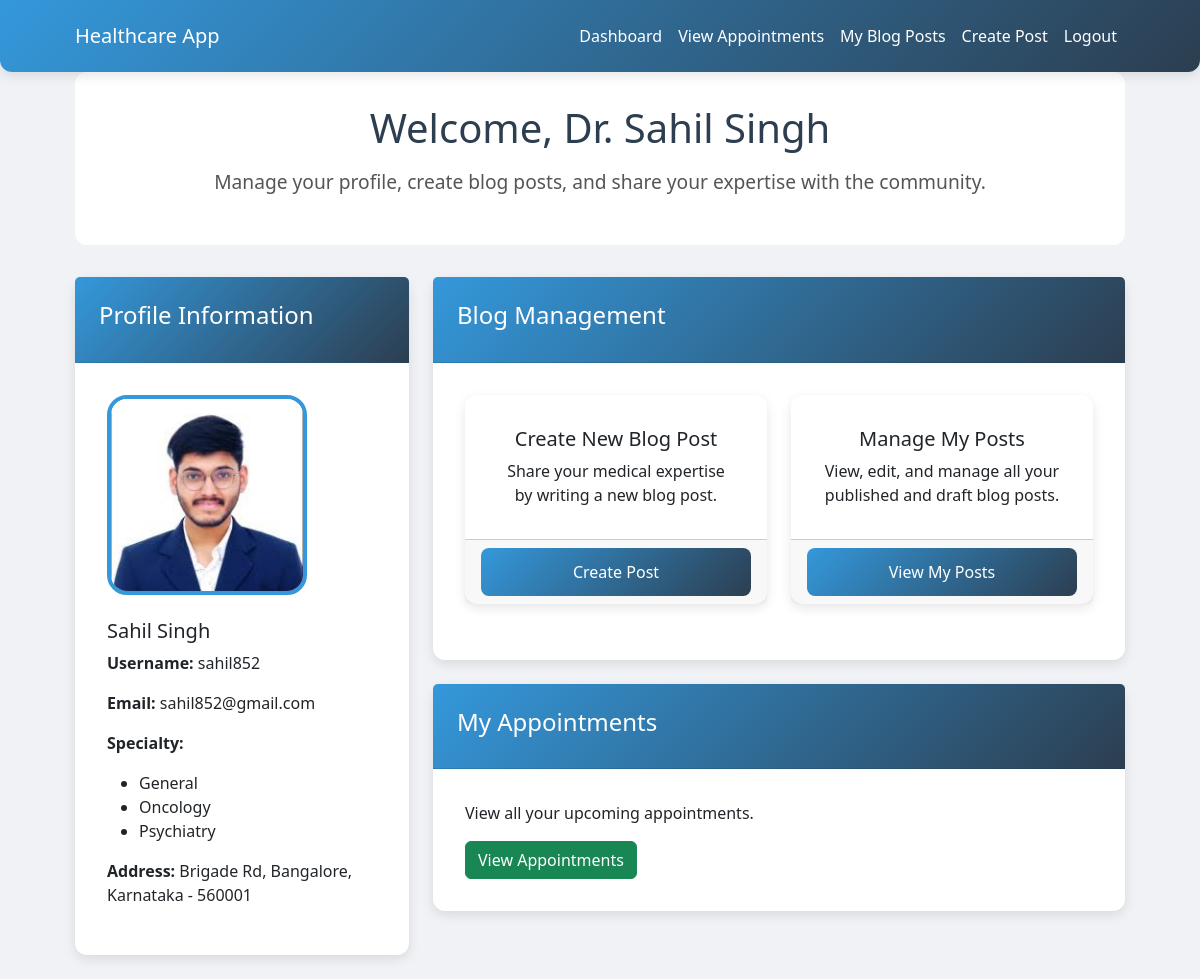
The page /doctor-dashboard/ (signed in) on the database its author committed.
### users/models.py (models this page shows, shortened)
class CustomUser(AbstractUser):
    USER_TYPE_CHOICES = (
        ('patient', 'Patient'),
        ('doctor', 'Doctor'),
    )
    user_type = models.CharField(max_length=10, choices=USER_TYPE_CHOICES)
    profile_picture = models.ImageField(upload_to='profile_pics/', null=True, blank=True)
    address_line1 = models.CharField(max_length=100)
    city = models.CharField(max_length=50)
    state = models.CharField(max_length=50)
    pincode = models.CharField(max_length=10)
    specialties = models.ManyToManyField(Specialty, blank=True)  # Many-to-many relationship
    def is_doctor_without_specialty(self):
        return self.user_type == 'doctor' and not self.specialties.exists()

class Specialty(models.Model):
    name = models.CharField(max_length=100, unique=True)

### users/views.py (the view)
# urls.py: path('doctor-dashboard/', views.doctor_dashboard, name='doctor_dashboard'),
@login_required
def doctor_dashboard(request):
    if request.user.user_type != 'doctor' or request.user.is_doctor_without_specialty():
        return redirect('login_redirect')
    return render(request, 'users/doctor_dashboard.html')

### users/templates/users/doctor_dashboard.html (shortened to what this page needs)
{% extends 'users/base.html' %}
{% block content %}
    <div class="welcome-section">
        <h1>Welcome, Dr. {{ user.get_full_name }}</h1>
        <p>Manage your profile, create blog posts, and share your expertise with the community.</p>
    </div>
    <div class="row">
        <div class="col-md-4">
            <div class="card mb-4">
                <div class="card-header">
                    <h4>Profile Information</h4>
                </div>
                <div class="card-body">
                    {% if user.profile_picture %}
                        <img src="{{ user.profile_picture.url }}" class="profile-picture">
                    {% endif %}
                    <h5>{{ user.get_full_name }}</h5>
                    <p><strong>Username:</strong> {{ user.username }}</p>
                    <p><strong>Email:</strong> {{ user.email }}</p>
                    <p><strong>Specialty:</strong>
                        {% if user.specialties.all %}
                            <ul>
                                {% for specialty in user.specialties.all %}
                                    <li>{{ specialty.name }}</li>
                                {% endfor %}
                            </ul>
                        {% else %}
                            No specialties selected.
                        {% endif %}
                    </p>
                    <p><strong>Address:</strong> {{ user.address_line1 }}, {{ user.city }}, {{ user.state }} - {{ user.pincode }}</p>
                </div>
            </div>
        </div>
        <div class="col-md-8">
            <div class="card">
                <div class="card-header">
                    <h4>Blog Management</h4>
                </div>
                <div class="card-body">
                    <div class="row">
                        <div class="col-md-6 mb-4">
                            <div class="card h-100">
                                <div class="card-body text-center">
                                    <h5 class="card-title">Create New Blog Post</h5>
                                    <p class="card-text">Share your medical expertise by writing a new blog post.</p>
                                </div>
                                <div class="card-footer text-center">
                                    <a href="{% url 'create_blog_post' %}" class="btn btn-primary">Create Post</a>
                                </div>
                            </div>
                        </div>
                        <div class="col-md-6 mb-4">
                            <div class="card h-100">
                                <div class="card-body text-center">
                                    <h5 class="card-title">Manage My Posts</h5>
                                    <p class="card-text">View, edit, and manage all your published and draft blog posts.</p>
                                </div>
                                <div class="card-footer text-center">
                                    <a href="{% url 'my_blog_posts' %}" class="btn btn-primary">View My Posts</a>
                                </div>
                            </div>
                        </div>
                    </div>
                </div>
            </div>
            <div class="card mt-4">
                <div class="card-header">
                    <h4>My Appointments</h4>
                </div>
                <div class="card-body">
                    <p>View all your upcoming appointments.</p>
                    <a href="{% url 'doctor_appointments' %}" class="btn btn-success">View Appointments</a>
                </div>
            </div>
        </div>
    </div>
{% endblock %}

### users/templates/users/base.html (style rules this page uses)
* { margin: 0; padding: 0; box-sizing: border-box; font-family: 'Segoe UI', Tahoma, Geneva, Verdana, sans-serif; }
body { background-color: #f0f2f5; min-height: 100vh; }
html { scrollbar-width: none; -ms-overflow-style: none; }
.card { border: none; border-radius: 12px; box-shadow: 0 4px 12px rgba(0, 0, 0, 0.1); transition: transform 0.3s ease, box-shadow 0.3s ease; }
.card-header { background: linear-gradient(135deg, #3498db, #2c3e50); color: white; border-radius: 12px 12px 0 0; padding: 1.5rem; }
.card-body { padding: 2rem; }
.btn-primary { background: linear-gradient(135deg, #3498db, #2c3e50); border: none; border-radius: 8px; width: 100%; padding: 0.75rem; font-size: 1rem; font-weight: 500; transition: background 0.3s ease; justify-content: center; align-items: center; display: block; margin: 0 auto; }
.profile-picture { max-width: 200px; border: 4px solid #3498db; border-radius: 10%; margin-bottom: 1.5rem; }
.welcome-section { background: linear-gradient(135deg,rgb(255, 255, 255),rgb(255, 255, 255)); border-radius: 12px; padding: 2rem; margin-bottom: 2rem; text-align: center; }
.welcome-section h1 { color: #2c3e50; font-size: 2.5rem; margin-bottom: 1rem; }
.welcome-section p { color: #555; font-size: 1.2rem; }

### rows shown on the page
CustomUser: get_full_name "Sahil Singh", profile_picture (picture), username "sahil852", email "sahil852@gmail.com", address_line1 "Brigade Rd", city "Bangalore", state "Karnataka", pincode "560001"
Specialty: name "General"
Specialty: name "Oncology"
Specialty: name "Psychiatry"
